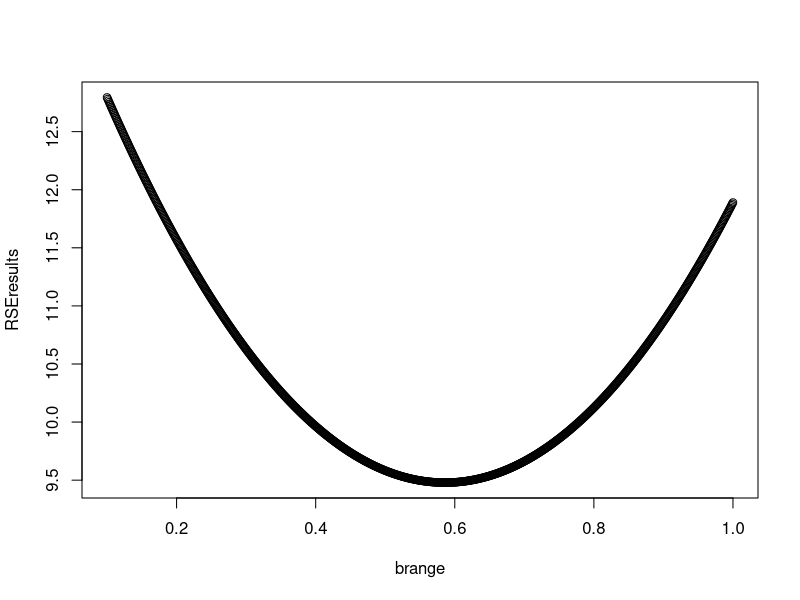
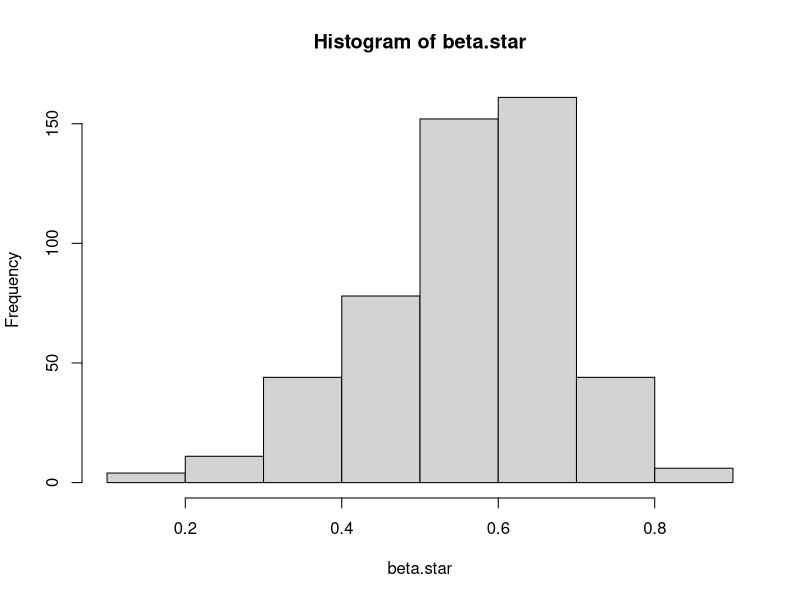

Write R code to recreate these figures, in order. (Note: a time limit stopped this script after it produced the figures.)
## ---- chunk 1
data <- read.csv("hormone_data.csv")
brange <- seq(0.1, 1.0, by = 0.001)
RSEresults <- c()
resids <- data$level - mean(data$level)
for(j in 1:length(brange))
{
  b <- brange[j]
  formula <- c()
  for(i in 1:(length(data$level) - 1))
  {
    formula <- c(formula, (resids[i+1] - b*resids[i])^2)
  }
  RSEresults <- c(RSEresults, sum(formula))
}
beta.hat <- brange[which.min(RSEresults)]
plot(x = brange, y = RSEresults)
## ---- chunk 2
epsilons <- c() #these are the empirical epsilons
for(k in 2:length(resids))
{
  epsilons <- c(epsilons, resids[k] - beta.hat*resids[k-1])
}
beta.star <- c() #boot-strapped collection of beta estimates
for(l in 1:500)
{
  epsilon.star <- sample(epsilons, length(epsilons), replace = T)
  resid.star <- rep(0, times = length(resids))
  for(m in 2:length(resids))
  {
    resid.star[m] <- beta.hat*resid.star[m-1] + epsilon.star[m-1]
  }
  #Now use the bootstrap-created residuals to re-estimate beta-hat (bootstrap)
  RSEstar <- c()
  for(n in 1:length(brange))
  {
    b <- brange[n]
    formula <- c()
    for(o in 1:length(resid.star) - 1)
    {
      formula <- c(formula, (resid.star[o + 1] - b*resid.star[o])^2)
    }
  RSEstar <- c(RSEstar, sum(formula))
  }
  beta.star <- c(beta.star, brange[which.min(RSEstar)])
}
hist(beta.star)
sd(beta.star)
## ---- chunk 3
beta.star.window <- c()
for(p in 1:200) #bootstrapping
{
  #Resample beginnings of chunks (chunk length of three, can't select last two datapoints)
  indices <- sample(1:(length(data$level) - 2), length(data$level)/3, replace = T)
  #Create the new time series
  level.star <- c()
  for(q in 1:length(indices))
  {
    level.star <- c(level.star, data$level[indices[q]:(indices[q]+2)])
  }
  resids.star <- level.star - mean(level.star)
  #Recalculate beta using new residuals
  RSE.star <- c()
  for(r in 1:length(brange))
  {
    b <- brange[r]
    formula <- c()
    for(s in 1:length(resids.star) - 1)
    {
      formula <- c(formula, (resids.star[s+1] - b*resids.star[s])^2)
    }
    RSE.star <- c(RSE.star, sum(formula))
  }
  beta.star.window <- c(beta.star.window, brange[which.min(RSE.star)])
}
hist(beta.star.window)
sd(beta.star.window)
